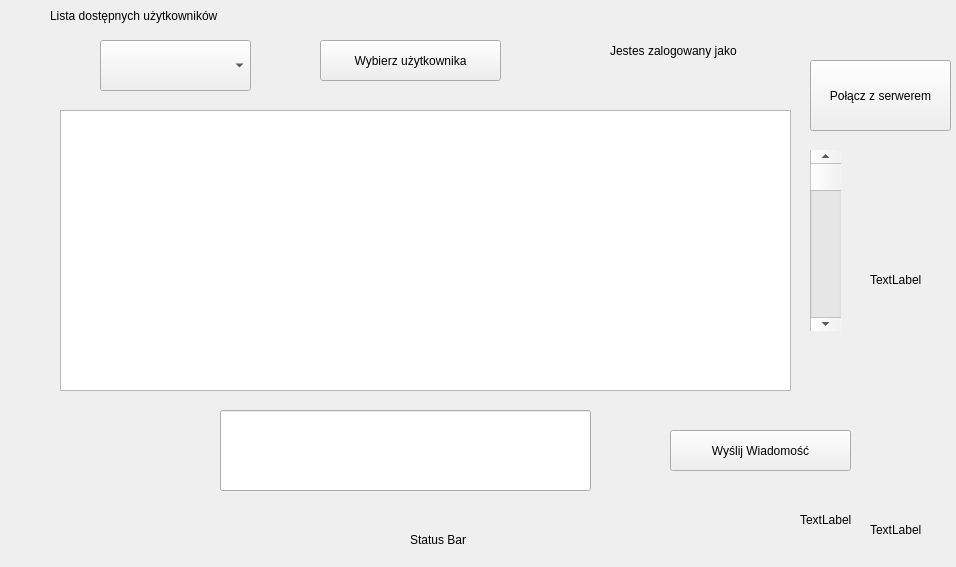
<?xml version="1.0" encoding="UTF-8"?>
<ui version="4.0">
 <class>messageprep</class>
 <widget class="QWidget" name="messageprep">
  <property name="geometry">
   <rect>
    <x>0</x>
    <y>0</y>
    <width>956</width>
    <height>567</height>
   </rect>
  </property>
  <property name="windowTitle">
   <string>Form</string>
  </property>
  <widget class="QLabel" name="label_2">
   <property name="geometry">
    <rect>
     <x>50</x>
     <y>-10</y>
     <width>341</width>
     <height>51</height>
    </rect>
   </property>
   <property name="text">
    <string>Lista dostępnych użytkowników</string>
   </property>
  </widget>
  <widget class="QComboBox" name="comboBox">
   <property name="geometry">
    <rect>
     <x>100</x>
     <y>40</y>
     <width>151</width>
     <height>51</height>
    </rect>
   </property>
  </widget>
  <widget class="QPushButton" name="pushButton">
   <property name="geometry">
    <rect>
     <x>670</x>
     <y>430</y>
     <width>181</width>
     <height>41</height>
    </rect>
   </property>
   <property name="text">
    <string>Wyślij Wiadomość</string>
   </property>
  </widget>
  <widget class="QLineEdit" name="lineEdit">
   <property name="geometry">
    <rect>
     <x>220</x>
     <y>410</y>
     <width>371</width>
     <height>81</height>
    </rect>
   </property>
  </widget>
  <widget class="QScrollBar" name="verticalScrollBar">
   <property name="geometry">
    <rect>
     <x>810</x>
     <y>150</y>
     <width>31</width>
     <height>181</height>
    </rect>
   </property>
   <property name="orientation">
    <enum>Qt::Vertical</enum>
   </property>
  </widget>
  <widget class="QTextBrowser" name="textBrowser">
   <property name="geometry">
    <rect>
     <x>60</x>
     <y>110</y>
     <width>731</width>
     <height>281</height>
    </rect>
   </property>
  </widget>
  <widget class="QPushButton" name="pushButton_2">
   <property name="geometry">
    <rect>
     <x>320</x>
     <y>40</y>
     <width>181</width>
     <height>41</height>
    </rect>
   </property>
   <property name="text">
    <string>Wybierz użytkownika</string>
   </property>
  </widget>
  <widget class="QLabel" name="user_label">
   <property name="geometry">
    <rect>
     <x>610</x>
     <y>30</y>
     <width>171</width>
     <height>41</height>
    </rect>
   </property>
   <property name="text">
    <string>Jestes zalogowany jako</string>
   </property>
  </widget>
  <widget class="QLabel" name="statusBar">
   <property name="geometry">
    <rect>
     <x>410</x>
     <y>530</y>
     <width>63</width>
     <height>20</height>
    </rect>
   </property>
   <property name="text">
    <string>Status Bar</string>
   </property>
  </widget>
  <widget class="QLabel" name="labeleq">
   <property name="geometry">
    <rect>
     <x>870</x>
     <y>270</y>
     <width>63</width>
     <height>20</height>
    </rect>
   </property>
   <property name="text">
    <string>TextLabel</string>
   </property>
  </widget>
  <widget class="QLabel" name="label">
   <property name="geometry">
    <rect>
     <x>800</x>
     <y>510</y>
     <width>63</width>
     <height>20</height>
    </rect>
   </property>
   <property name="text">
    <string>TextLabel</string>
   </property>
  </widget>
  <widget class="QLabel" name="label_3">
   <property name="geometry">
    <rect>
     <x>20</x>
     <y>500</y>
     <width>63</width>
     <height>20</height>
    </rect>
   </property>
   <property name="text">
    <string/>
   </property>
  </widget>
  <widget class="QPushButton" name="pushButton_3">
   <property name="geometry">
    <rect>
     <x>810</x>
     <y>60</y>
     <width>141</width>
     <height>71</height>
    </rect>
   </property>
   <property name="text">
    <string>Połącz z serwerem</string>
   </property>
  </widget>
  <widget class="QLabel" name="label_4">
   <property name="geometry">
    <rect>
     <x>870</x>
     <y>520</y>
     <width>63</width>
     <height>20</height>
    </rect>
   </property>
   <property name="text">
    <string>TextLabel</string>
   </property>
  </widget>
 </widget>
 <resources/>
 <connections/>
</ui>
